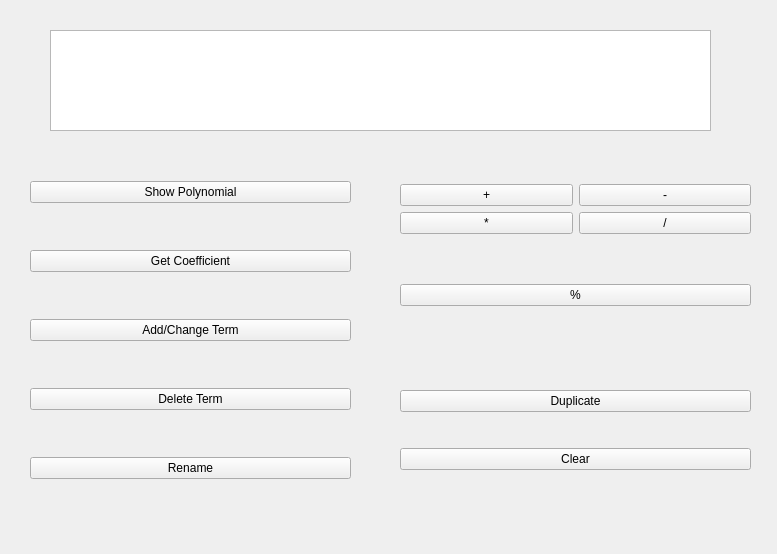
<?xml version="1.0" encoding="UTF-8"?>
<ui version="4.0">
 <class>PolyTable</class>
 <widget class="QWidget" name="PolyTable">
  <property name="geometry">
   <rect>
    <x>0</x>
    <y>0</y>
    <width>777</width>
    <height>554</height>
   </rect>
  </property>
  <property name="windowTitle">
   <string>Form</string>
  </property>
  <widget class="QTextBrowser" name="displayer">
   <property name="geometry">
    <rect>
     <x>50</x>
     <y>30</y>
     <width>661</width>
     <height>101</height>
    </rect>
   </property>
   <property name="font">
    <font>
     <pointsize>12</pointsize>
    </font>
   </property>
   <property name="autoFillBackground">
    <bool>false</bool>
   </property>
  </widget>
  <widget class="QWidget" name="verticalLayoutWidget">
   <property name="geometry">
    <rect>
     <x>30</x>
     <y>140</y>
     <width>321</width>
     <height>381</height>
    </rect>
   </property>
   <layout class="QVBoxLayout" name="verticalLayout">
    <item>
     <widget class="QPushButton" name="showPolyButton">
      <property name="text">
       <string>Show Polynomial</string>
      </property>
     </widget>
    </item>
    <item>
     <widget class="QPushButton" name="getCoefButton">
      <property name="text">
       <string>Get Coefficient</string>
      </property>
     </widget>
    </item>
    <item>
     <widget class="QPushButton" name="addElementButton">
      <property name="text">
       <string>Add/Change Term</string>
      </property>
     </widget>
    </item>
    <item>
     <widget class="QPushButton" name="delElementButton">
      <property name="text">
       <string>Delete Term</string>
      </property>
     </widget>
    </item>
    <item>
     <widget class="QPushButton" name="renameButton">
      <property name="text">
       <string>Rename</string>
      </property>
     </widget>
    </item>
   </layout>
  </widget>
  <widget class="QWidget" name="verticalLayoutWidget_2">
   <property name="geometry">
    <rect>
     <x>400</x>
     <y>140</y>
     <width>351</width>
     <height>211</height>
    </rect>
   </property>
   <layout class="QVBoxLayout" name="verticalLayout_2">
    <item>
     <layout class="QGridLayout" name="gridLayout_2">
      <property name="sizeConstraint">
       <enum>QLayout::SetMaximumSize</enum>
      </property>
      <item row="0" column="0">
       <widget class="QPushButton" name="add">
        <property name="sizePolicy">
         <sizepolicy hsizetype="Preferred" vsizetype="Maximum">
          <horstretch>0</horstretch>
          <verstretch>0</verstretch>
         </sizepolicy>
        </property>
        <property name="sizeIncrement">
         <size>
          <width>0</width>
          <height>0</height>
         </size>
        </property>
        <property name="text">
         <string>+</string>
        </property>
       </widget>
      </item>
      <item row="0" column="1">
       <widget class="QPushButton" name="minus">
        <property name="sizePolicy">
         <sizepolicy hsizetype="Minimum" vsizetype="Maximum">
          <horstretch>0</horstretch>
          <verstretch>0</verstretch>
         </sizepolicy>
        </property>
        <property name="text">
         <string>-</string>
        </property>
       </widget>
      </item>
      <item row="1" column="0">
       <widget class="QPushButton" name="multiply">
        <property name="text">
         <string>*</string>
        </property>
       </widget>
      </item>
      <item row="1" column="1">
       <widget class="QPushButton" name="divide">
        <property name="text">
         <string>/</string>
        </property>
       </widget>
      </item>
     </layout>
    </item>
    <item>
     <widget class="QPushButton" name="remainder">
      <property name="text">
       <string>%</string>
      </property>
     </widget>
    </item>
   </layout>
  </widget>
  <widget class="QWidget" name="verticalLayoutWidget_3">
   <property name="geometry">
    <rect>
     <x>400</x>
     <y>360</y>
     <width>351</width>
     <height>141</height>
    </rect>
   </property>
   <layout class="QVBoxLayout" name="verticalLayout_3">
    <item>
     <widget class="QPushButton" name="dupliButton">
      <property name="text">
       <string>Duplicate</string>
      </property>
     </widget>
    </item>
    <item>
     <widget class="QPushButton" name="clearButton">
      <property name="text">
       <string>Clear</string>
      </property>
     </widget>
    </item>
   </layout>
  </widget>
 </widget>
 <resources/>
 <connections/>
</ui>
